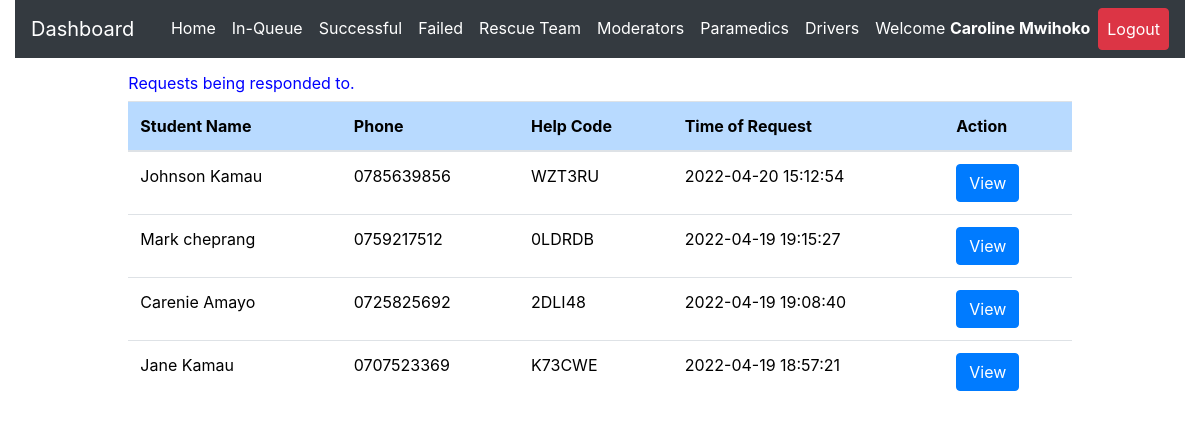
Before: /admin/attending.php (signed in) with the older database file.
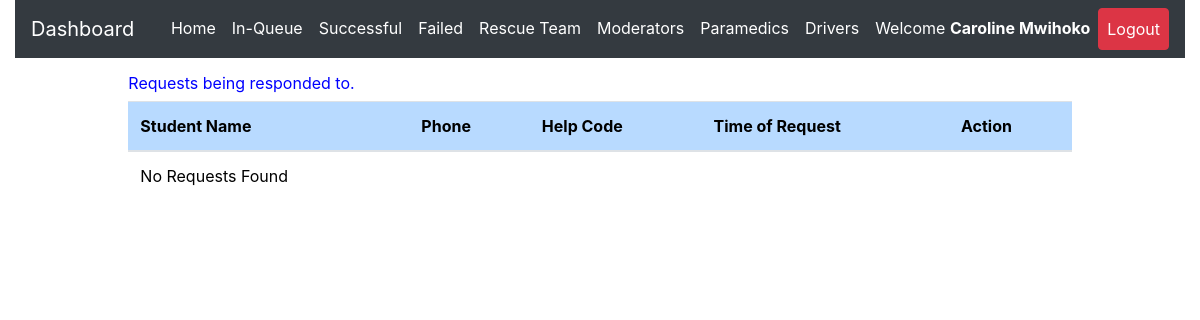
After: the same page with the newer database file.
### tables this page shows
CREATE TABLE `request_status` (
  `id` int(20) NOT NULL,
  `helpID` varchar(50) NOT NULL,
  `ip_address` varchar(100) NOT NULL,
  `request_latitude` varchar(50) NOT NULL,
  `request_longitude` varchar(50) NOT NULL,
  `status` varchar(50) DEFAULT 'Pending',
  `emergency_type` varchar(50) NOT NULL,
  `emergency_description` varchar(255) DEFAULT NULL,
  `admNo` varchar(255) NOT NULL,
  `timestamp` datetime NOT NULL DEFAULT CURRENT_TIMESTAMP
);

CREATE TABLE `student_details` (
  `id` int(20) NOT NULL,
  `regNum` varchar(255) NOT NULL,
  `firstname` varchar(255) NOT NULL,
  `lastname` varchar(255) NOT NULL,
  `emailaddress` varchar(255) NOT NULL,
  `phonenumber` varchar(15) NOT NULL,
  `password` varchar(255) NOT NULL,
  `password_reset_token` varchar(500) DEFAULT NULL,
  `date` datetime NOT NULL DEFAULT CURRENT_TIMESTAMP
);

### admin/attending.php (the view, shortened to what this page needs)
<?php
include 'server.php';
?>
<!DOCTYPE html>
<html lang="en">
<?php include './includes/header.php'; ?>
  <body>
    <?php include './includes/navbar.php'; ?>
  <div class="row m-3">
    <div class="col-md-1"></div>
    <div class="col-md-10">
<div class="table-responsive-lg">
<table class="table" style='color:black; font-weight:normal'>
        <thead>
        <h6  style='color:blue; font-weight:normal'>Requests being responded to.</h6>
            <tr >
              <th scope="col" class="table-primary">Student Name</th>
              <th scope="col" class="table-primary">Phone</th>
              <th scope="col" class="table-primary">Help Code</th>
              <th scope="col" class="table-primary">Time of Request</th>
              <th scope="col" class="table-primary">Action</th>
            </tr>
          </thead>
          <tbody>
    <?php
    if($_SESSION['admin_id']){
        $data_fetch_query = "SELECT request_status.id, request_status.helpID,request_status.status,
        request_status.admNo,request_status.timestamp,student_details.regNum,student_details.regNum,
        student_details.firstname,student_details.lastname,student_details.phonenumber
        FROM request_status
        INNER JOIN student_details ON request_status.admNo = student_details.regNum  WHERE request_status.status ='Responding' order by request_status.timestamp DESC;";
        $data_result = mysqli_query($db, $data_fetch_query);
        if ($data_result->num_rows > 0){
            while($row = $data_result->fetch_assoc()) {
            $help_code=$row["helpID"];
        echo "<tr> <td>" .$row["firstname"]. " ".$row["lastname"]. "</td>";
        echo "<td>" .$row["phonenumber"]."</td>";
        echo "<td>" .$row["helpID"]."</td>";
        echo "<td>" .$row["timestamp"]."</td>";
        echo "<td>
        <form method ='POST' action='server.php'>
        <input  type='text' hidden name='help_code' value='$help_code'>
        <input type='submit' value='View' name='view-requests-being-attended-btn' class='btn btn-primary'>
        </form>
        </td> </tr>";
        }
        }else{
        echo "<td>"."No Requests Found"."</td>";
        }
        } else{
            echo "<td>"."No Data Found"."</td>";
        }
?>
          </tbody>
    </table>
  </div>
  </div>
  <div class="col-md-1"></div>
</div>
  </body>
</html>

### admin/includes/header.php (shortened to what this page needs)
<head>
    <link rel="stylesheet" href="https://cdnjs.cloudflare.com/ajax/libs/font-awesome/6.0.0/css/all.min.css" />
    <link rel="stylesheet" href="https://maxcdn.bootstrapcdn.com/bootstrap/4.0.0/css/bootstrap.min.css">
    <link rel="stylesheet" href="./static/css/style.css" />
  </head>

### admin/includes/navbar.php (shortened to what this page needs)
<div class="container-fluid" id="mynav">
  <nav class="navbar navbar-expand-lg navbar-dark bg-dark ">
  <a class="navbar-brand" href="./dashboard.php">Dashboard</a>
  <div class="collapse navbar-collapse" id="navbarSupportedContent">
    <ul class="navbar-nav ml-auto ">
      <?php
     if($_SESSION['admin_id']){ ?>
    <li class="nav-item">
        <a class="nav-link active" href="dashboard.php">Home</a>
      </li>
     <li class="nav-item">
        <a class="nav-link active" href="inqueue.php">In-Queue</a>
      </li>
      <li class="nav-item">
        <a class="nav-link active" href="successful.php">Successful</a>
      </li>
      <li class="nav-item">
        <a class="nav-link active" href="failed.php">Failed</a>
      </li>
      <li class="nav-item">
        <a class="nav-link active" href="team.php">Rescue Team</a>
      </li>
      <li class="nav-item">
        <a class="nav-link active" href="moderators.php">Moderators</a>
      </li>
      <li class="nav-item">
        <a class="nav-link active" href="paramedics.php">Paramedics</a>
      </li>
      <li class="nav-item">
        <a class="nav-link active" href="drivers.php">Drivers</a>
      </li>
      <li class="nav-item active">
      <a class="nav-link" href="javascript:void(0)">
      <?php echo "Welcome ". "<strong style='color:white;'>".$_SESSION['admin_firstname']." ".$_SESSION['admin_lastname'];  ?> </a>
      </li>
      <li class="nav-item active">
        <a class="nav-link btn btn-danger" href="logout.php">Logout </a>
      </li>
         <?php
  }
 ?>
    </ul>
  </div>
</nav>
</div>

Changed rows visible on the page:
removed request_status: admNo.firstname "Johnson", admNo.lastname "Kamau", admNo.phonenumber "0785639856", helpID "WZT3RU", timestamp "2022-04-20 15:12:54"
removed request_status: admNo.firstname "Mark", admNo.lastname "cheprang", admNo.phonenumber "0759217512", helpID "0LDRDB", timestamp "2022-04-19 19:15:27"
removed request_status: admNo.firstname "Carenie", admNo.lastname "Amayo", admNo.phonenumber "0725825692", helpID "2DLI48", timestamp "2022-04-19 19:08:40"
removed request_status: admNo.firstname "Jane", admNo.lastname "Kamau", admNo.phonenumber "0707523369", helpID "K73CWE", timestamp "2022-04-19 18:57:21"
Other visible differences:
text now shown: "No Requests Found"
